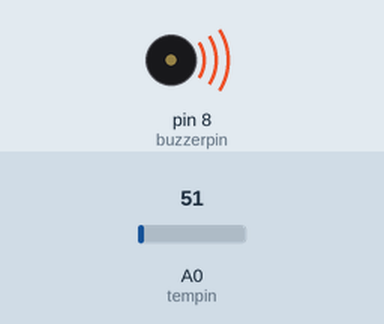
Recording of a sketch running on a simulated Arduino Uno, built with avr-gcc and run on an emulated ATmega328P. Shown: buzzer (waves = sounding, pin HIGH). Inputs (shaded band) come from the test bench; at power-on: A0 (tempin) = 51. What the sketch prints to the serial monitor is not drawn.

Above: at 0.1 s.
Timing chart, 0 to 1.6 s (numbered marks = the images above):
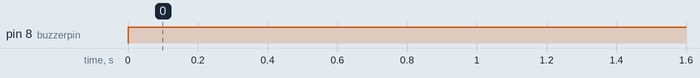

The sketch:

tempsenser_prog.ino
```cpp
const int tempin=A0;
const int buzzerpin=8;
const float tempth=1.0;
void setup() {
  Serial.begin(9600);
  pinMode(buzzerpin,OUTPUT);
  digitalWrite(buzzerpin,LOW);


}

void loop() {
  int sensorvalue=analogRead(tempin);
  float temp=sensorvalue*(3.0/10230)*10;
  Serial.print("Temperature");
  Serial.print(temp);
  Serial.print("C");
  if(temp<tempth)
  {
    digitalWrite(buzzerpin,HIGH);

  }
  else
  {
    digitalWrite(buzzerpin,LOW);
  }
  delay(1000);
}
```

Measured:
- by itself, pin 8 (buzzerpin): LOW → HIGH at 0.00 s
